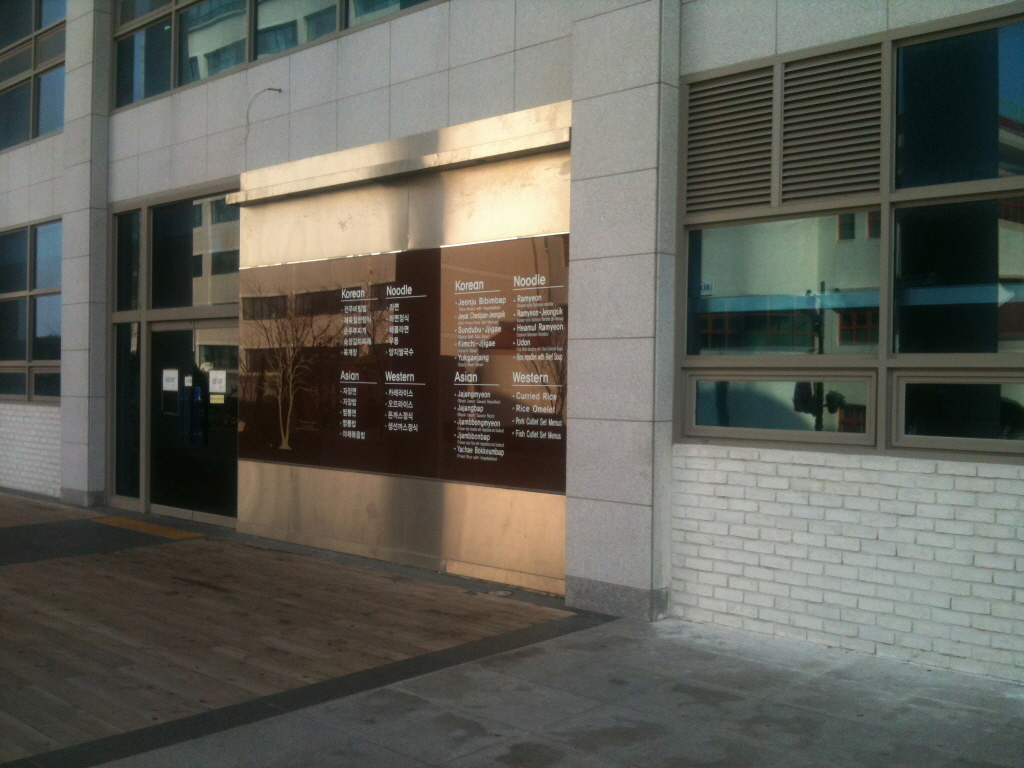
#> input picture dsu4.jpg, 1024 x 768 px
$ jupyter execute HW4.ipynb
#> lines starting #> are read from the running program, lines starting #| are printed output that depends on the picture
## homework4

[cell 1]
import cv2
import numpy as np
from matplotlib import pyplot as plt

[cell 2]
img = cv2.imread('dsu4.jpg')
#> img is the input picture: shape (768, 1024, 3); mean B, G, R 89.1, 97.1, 97.1
rows,cols,ch = img.shape
#> rows = 768; cols = 1024; ch = 3
pts1 = np.float32([[237,269],[570,235],[566,496],[235,462]])
pts2 = np.float32([[200,200],[500,200],[500,400],[200,400]])
M = cv2.getPerspectiveTransform(pts1,pts2)
dst = cv2.warpPerspective(img,M,(1024,768))
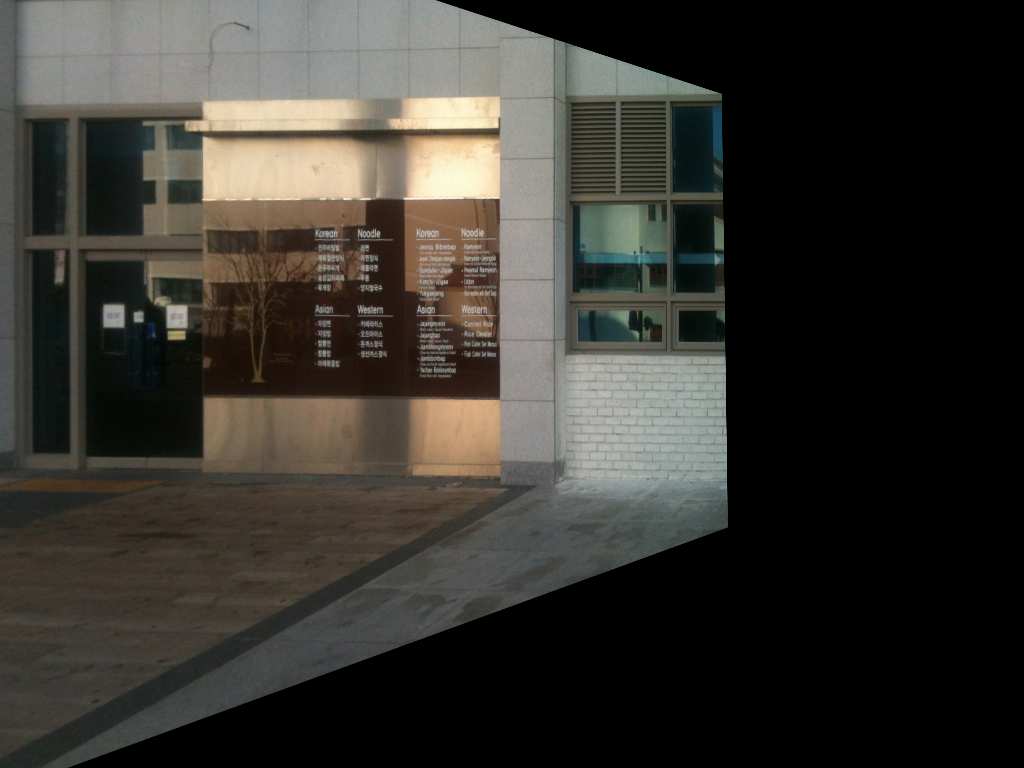
#> dst: shape (768, 1024, 3); mean B, G, R 47.8, 53.1, 55.4

[cell 3]
plt.rcParams["figure.figsize"] = (20,10)
plt.subplot(121),plt.imshow(img),plt.title('Input')
plt.subplot(122),plt.imshow(dst),plt.title('Output')
plt.show()
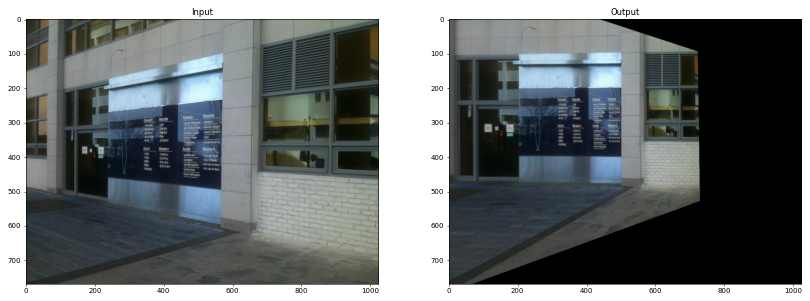
#> figure drawn by matplotlib, 2 panels; B, G, R data is drawn as R, G, B

[cell 4]
img = cv2.imread('dsu1.jpg')
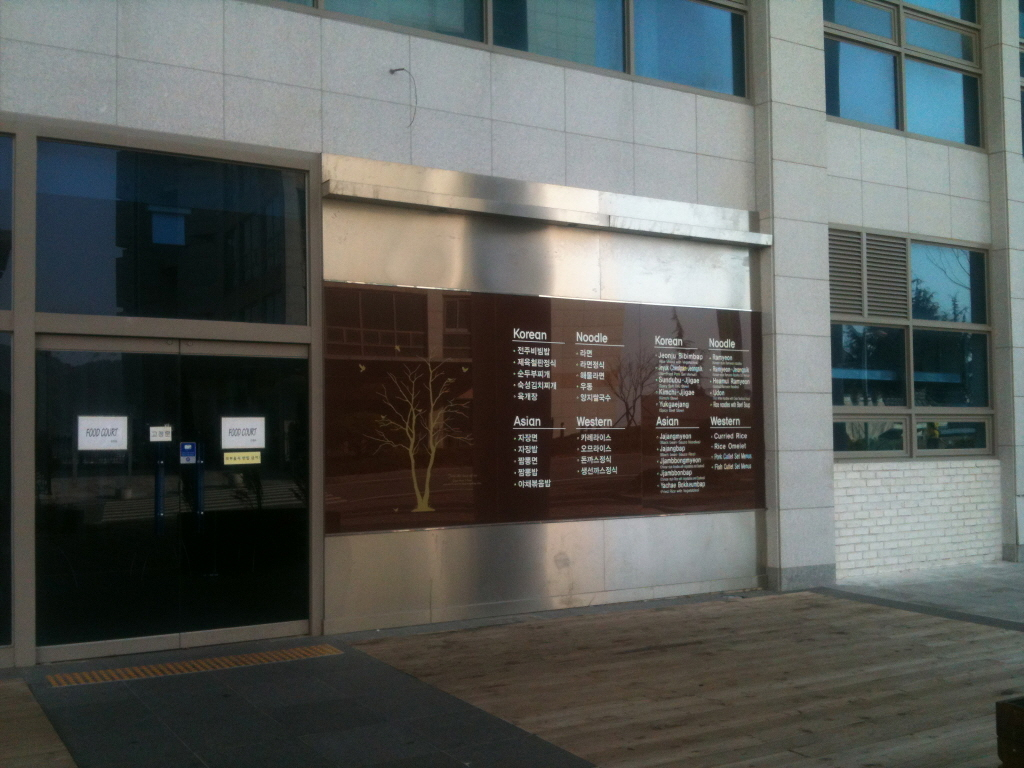
#> input picture dsu1.jpg, 1024 x 768 px
#> img is the input picture: shape (768, 1024, 3); mean B, G, R 88.3, 91.5, 88.3
rows,cols,ch = img.shape
pts1 = np.float32([[38,136],[759,211],[767,587],[36,646]])
pts2 = np.float32([[200,200],[500,200],[500,400],[200,400]])
M = cv2.getPerspectiveTransform(pts1,pts2)
dst = cv2.warpPerspective(img,M,(650,500))
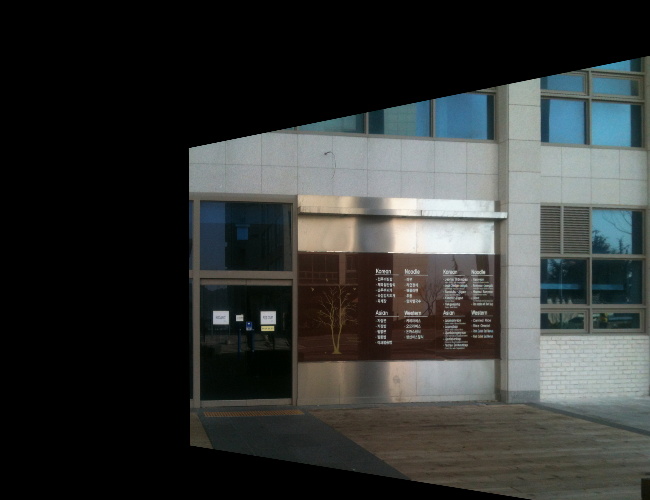
#> dst: shape (500, 650, 3); mean B, G, R 51.8, 53.3, 50.8

[cell 5]
plt.rcParams["figure.figsize"] = (20,10)
plt.subplot(121),plt.imshow(img),plt.title('Input')
plt.subplot(122),plt.imshow(dst),plt.title('Output')
plt.show()
#> figure, not shown here; B, G, R data is drawn as R, G, B
